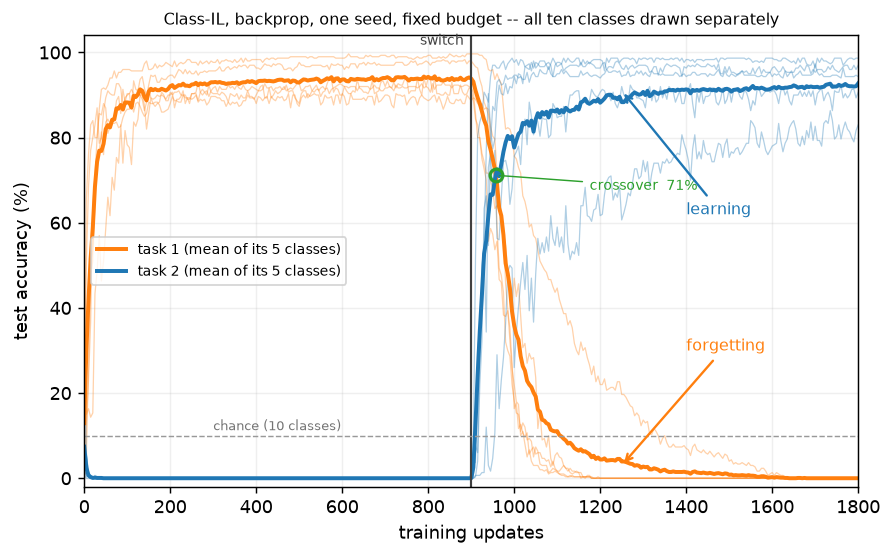

This figure's Python source:
"""What does catastrophic forgetting look like on a single run?

900-series PLOT SCRIPT. Loads a saved array, trains nothing. The report's opening figure (M1).

FORM IS SET BY 007's SK_DEF SKETCH, one grid cell = one plot:
    one axes, ten thin per-class lines behind two bold per-task means, the switch as a vertical
    line, the crossover marked, and two labelled arrows naming FORGETTING and LEARNING.

STYLING FOLLOWS THE 300 SERIES (310, 340) -- stock matplotlib defaults, tab: colours,
tight_layout, dpi 130, bbox_inches="tight". No shared style module.

TEN CLASS LINES, NOT TWO TASK LINES. The five task-1 classes falling to zero while the five
task-2 classes rise IS the output-competition mechanism, so the opening figure shows the thing R5
later explains rather than introducing it cold. The task means are drawn on top, bold, because the
crossover is defined on them.

ONE SEED, FIXED BUDGET. A ten-seed mean smooths away the shape the figure exists to show, and
under matched competence the seeds stop at different steps so the mean's tail is computed over a
shrinking sample. Nothing here is measured, so nothing here needs an error bar.

⚠ THIS RUN SATURATES AND THE CAPTION MUST SAY SO. Fixed budget of 900 updates per task, so task 1
ends at exactly 0.0% on all five classes where R1 reports 5.4% at matched competence. Both are
correct; the difference is the stopping rule. Left unstated a reader meets 0% here and 5.4% later
and concludes the report contradicts itself.

⚠ 0% IS NOT CHANCE. Chance on ten classes is 10%. Zero on every task-1 class means argmax has been
captured by the task-2 output units -- output suppression, not representation loss.

PROVENANCE
    801  Class-IL, seed 10, backprop, FIXED budget 900 updates per task, per-class logging,
         config_800.yaml for everything else (H = 32, tanh, SGD, batch 32, lr 0.02).
"""
import sys
from pathlib import Path

ROOT = Path(__file__).resolve().parents[1]
sys.path.insert(0, str(ROOT))

import numpy as np
import matplotlib.pyplot as plt

from src.protocol import figure_path
from src.metrics import crossover

SOURCE = ROOT / "experiments" / "801_definitional_run.npz"

# Plot-only choices, matching the 300 series' palette (310 uses these same four).
TASK1_COLOR = "tab:orange"
TASK2_COLOR = "tab:blue"
CROSSOVER_COLOR = "tab:green"
CHANCE = 10.0          # ten classes. Drawn because 0% must not be read as chance.


if __name__ == "__main__":
    d = np.load(SOURCE, allow_pickle=True)
    steps, acc = np.asarray(d["steps"]), np.asarray(d["acc"], dtype=float)
    classes, switch = list(d["classes"]), int(d["switch"])
    i1 = [classes.index(c) for c in list(d["task1"])]
    i2 = [classes.index(c) for c in list(d["task2"])]
    t1, t2 = acc[:, i1].mean(axis=1), acc[:, i2].mean(axis=1)

    fig, ax = plt.subplots(figsize=(7.0, 4.4))

    for col in i1:
        ax.plot(steps, acc[:, col], color=TASK1_COLOR, lw=0.7, alpha=0.35)
    for col in i2:
        ax.plot(steps, acc[:, col], color=TASK2_COLOR, lw=0.7, alpha=0.35)
    ax.plot(steps, t1, color=TASK1_COLOR, lw=2.2, label="task 1 (mean of its 5 classes)")
    ax.plot(steps, t2, color=TASK2_COLOR, lw=2.2, label="task 2 (mean of its 5 classes)")

    ax.axvline(switch, color="0.25", lw=1.2)
    ax.annotate("switch", (switch, 101), xytext=(-4, 0), textcoords="offset points",
                fontsize=8, ha="right", va="bottom", color="0.25")
    ax.axhline(CHANCE, color="0.6", lw=0.8, ls="--")
    ax.annotate("chance (10 classes)", (steps[len(steps) // 6], CHANCE), xytext=(0, 3),
                textcoords="offset points", fontsize=7, color="0.45")

    cx_step, cx_height = crossover(steps, t1, t2, after=switch)
    ax.plot([cx_step], [cx_height], marker="o", ms=7, mfc="none",
            mec=CROSSOVER_COLOR, mew=1.8, zorder=5)
    ax.annotate(f"crossover  {cx_height:.0f}%", (cx_step, cx_height), xytext=(52, -6),
                textcoords="offset points", fontsize=8, color=CROSSOVER_COLOR,
                va="center", arrowprops=dict(arrowstyle="-", lw=0.8, color=CROSSOVER_COLOR))

    # The two names SK_DEF asks the figure to plant. Both labels sit in the empty band between
    # the collapsed task-1 curve and the risen task-2 curve, with a short arrow to the curve each
    # one describes -- drawn across the data they read as extra series.
    ax.annotate("forgetting", xy=(switch + 350, 3), xytext=(switch + 500, 30),
                fontsize=9, color=TASK1_COLOR,
                arrowprops=dict(arrowstyle="->", lw=1.3, color=TASK1_COLOR))
    ax.annotate("learning", xy=(switch + 350, 91), xytext=(switch + 500, 62),
                fontsize=9, color=TASK2_COLOR,
                arrowprops=dict(arrowstyle="->", lw=1.3, color=TASK2_COLOR))

    ax.set_xlim(steps[0], steps[-1])
    ax.set_ylim(-2, 104)
    ax.set_xlabel("training updates")
    ax.set_ylabel("test accuracy (%)")
    ax.set_title("Class-IL, backprop, one seed, fixed budget -- all ten classes drawn separately",
                 fontsize=9)
    ax.grid(alpha=0.2)
    ax.legend(fontsize=8, loc="center left")

    fig.tight_layout()
    out = figure_path(__file__)
    fig.savefig(out, dpi=130, bbox_inches="tight")
    print(f"saved {out}")
    print(f"  switch {switch}   crossover {cx_height:.1f}% at step {cx_step:.0f} "
          f"({cx_step - switch:.0f} into task 2)")
    print(f"  end of task 1: t1 {t1[len(t1) // 2]:.1f}   end of run: t1 {t1[-1]:.1f}  "
          f"t2 {t2[-1]:.1f}")
    print(f"  per-class task-1 at end: {dict(zip(list(d['task1']), acc[-1, i1].round(1)))}")
